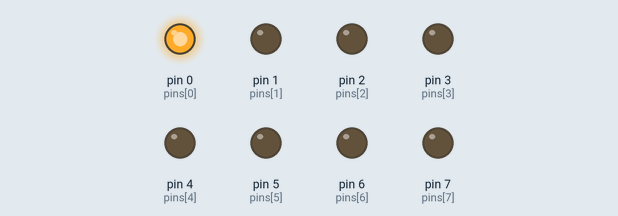
Recording of a sketch running on a simulated Arduino Uno, built with avr-gcc and run on an emulated ATmega328P. On the bench: output pins drawn as LEDs (lit = HIGH).

Above: at 0.5 s.
At 2.5 s:
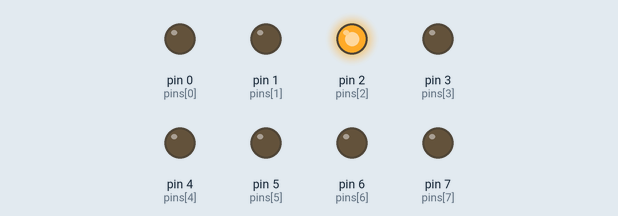
At 3.5 s:
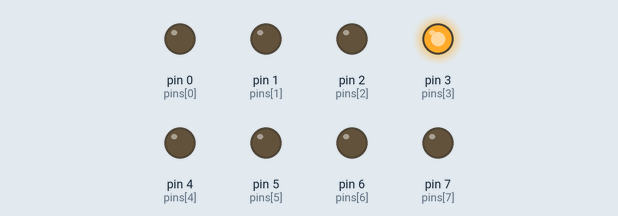
At 4.5 s:
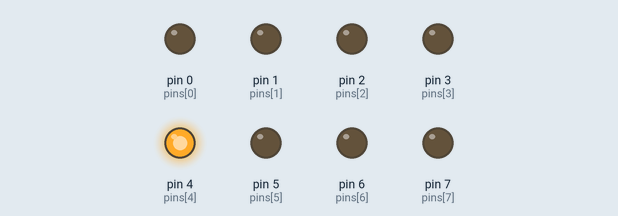
At 6.5 s:
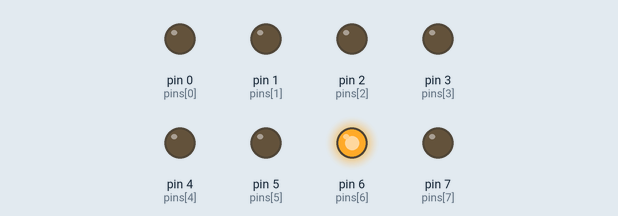
At 9.5 s:
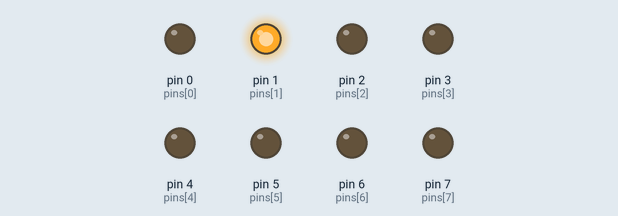
Timing chart, 0 to 10.4 s (numbered marks = the images above):
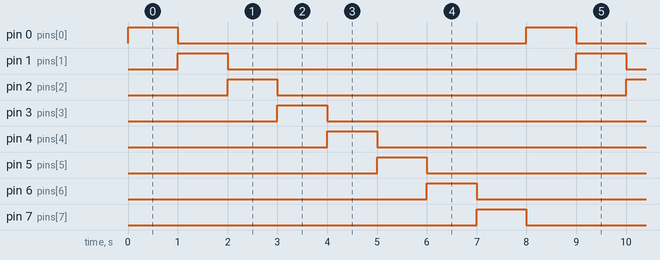

The sketch:

CH_12_05.ino
```cpp
int pins[] = {0, 1, 2, 3, 4, 5, 6, 7};   // LED가 연결된 핀 배열
byte index = 0;       // 핀/LED 번호 인덱스

void setup() {
  for (int i = 0; i < 8; i++) {     // LED 연결 핀을 출력으로 설정
    pinMode(pins[i], OUTPUT);
  }
}

void loop() {
  for (int i = 0; i < 8; i++) {     // LED에 상태 표시
    if (i == index) {     // 1개만 켬
      digitalWrite(pins[i], HIGH);
    }
    else {            // 나머지 7개는 끔
      digitalWrite(pins[i], LOW);
    }
  }

  index = (index + 1) % 8;    // 0~7을 반복
  delay(1000);        // 1초 대기
}
```

Measured:
- by itself, pin 0 (pins[0]), pin 1 (pins[1]), pin 2 (pins[2]), pin 3 (pins[3]), pin 4 (pins[4]), pin 5 (pins[5]), pin 6 (pins[6]), pin 7 (pins[7]): alternates HIGH for 1.0 s and LOW for 7.0 s
- by itself, everything shown: repeats every 8.0 s, in 8 steps
